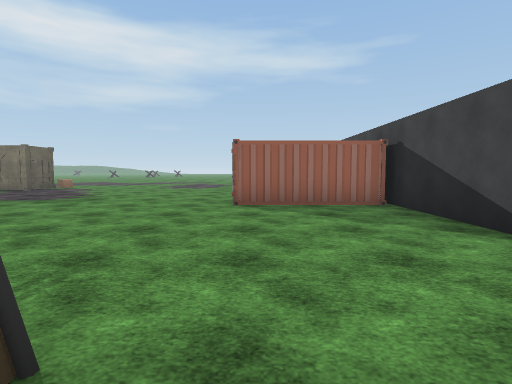
View 1 (above)

18 first-person views from a walk through a scene from a Unity 3-D project. The camera is 1.4 m above the floor, tilts 4° down and sees 80° across. The floor is counted in squares, 1.89 m on a side. Each view is taken from the middle of a square. On the plan, view 1 faces up. The plan holds only what a view shows up to about 10 squares ahead; the rest is blank. The place goes on beyond the plan. The player character is not drawn. Some surface patterns are stand-ins.

View 2
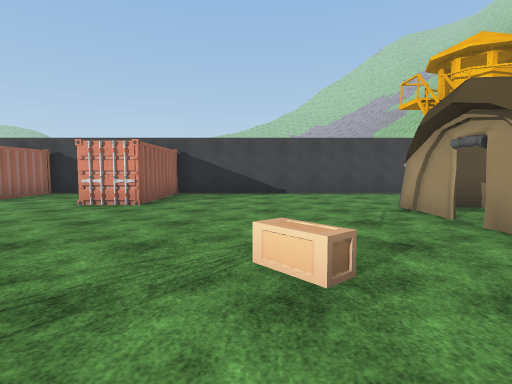

View 3
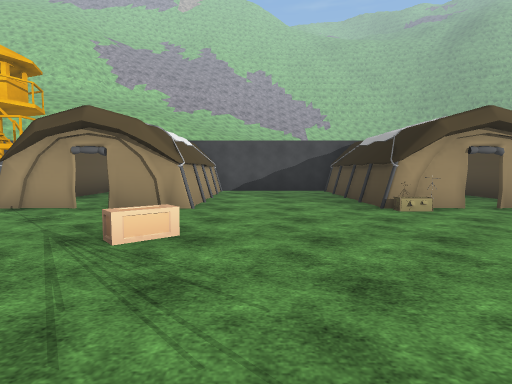

View 4
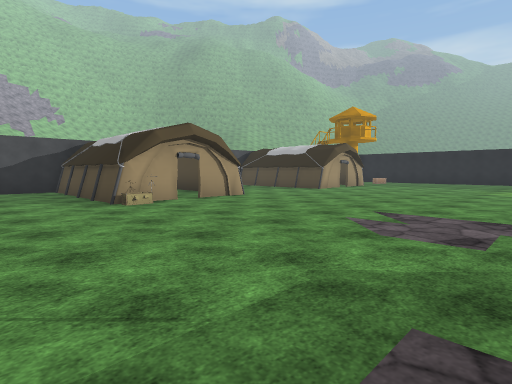

View 5
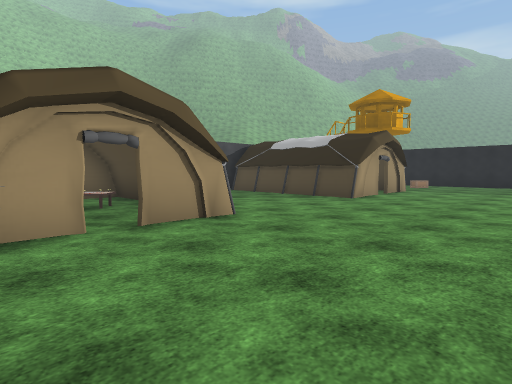

View 6
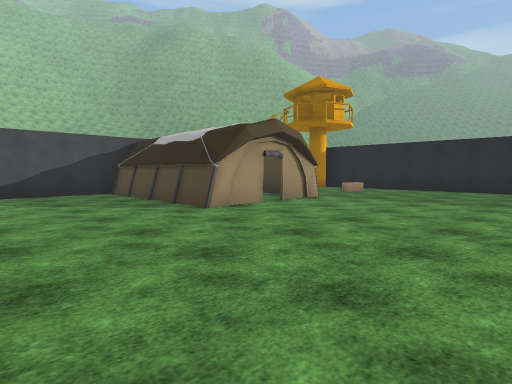

View 7
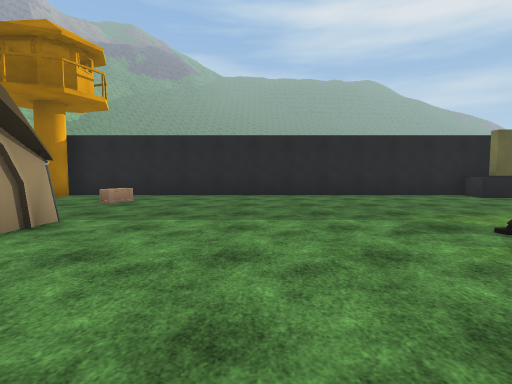

View 8
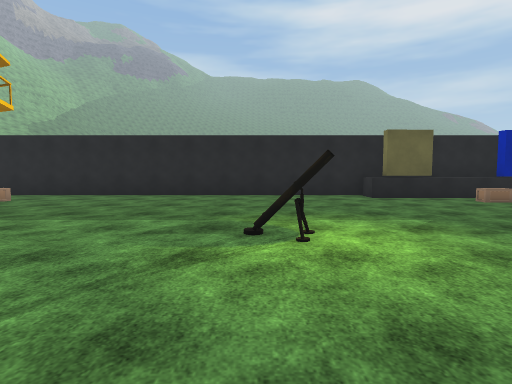

View 9
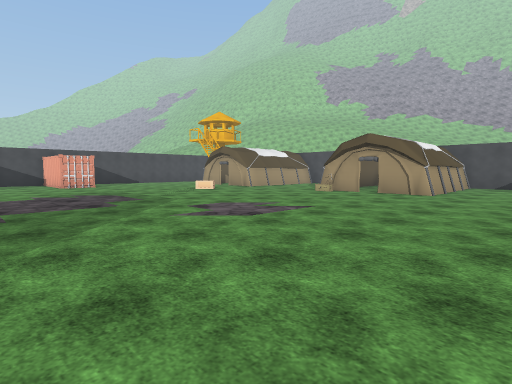

View 10
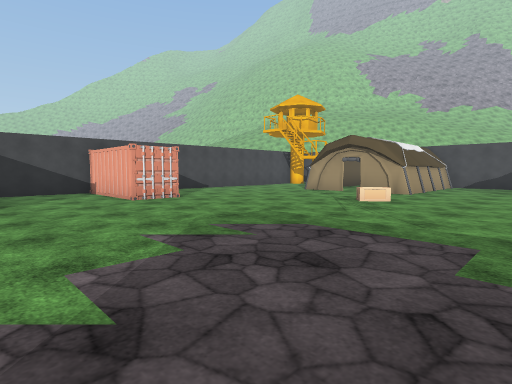

View 11
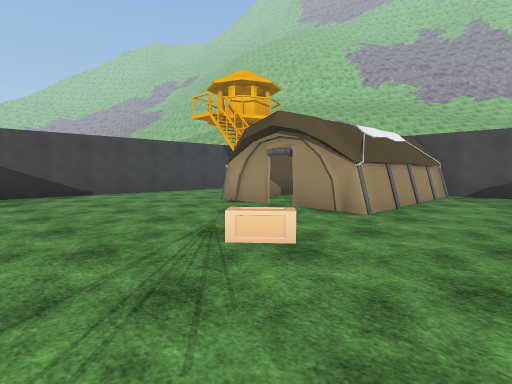

View 12
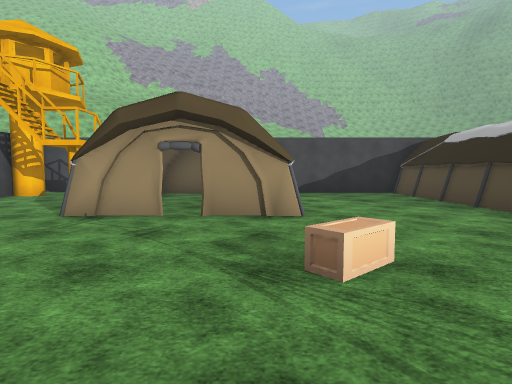

View 13
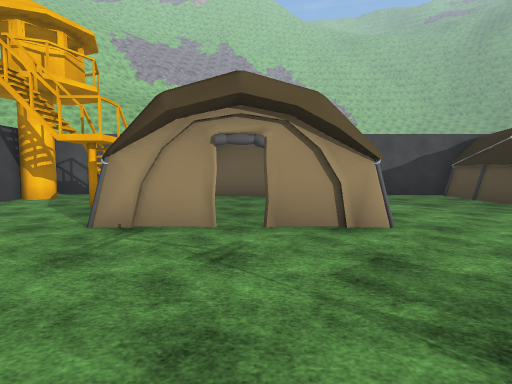

View 14
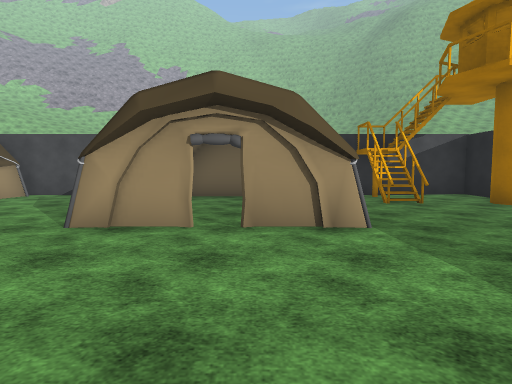

View 15
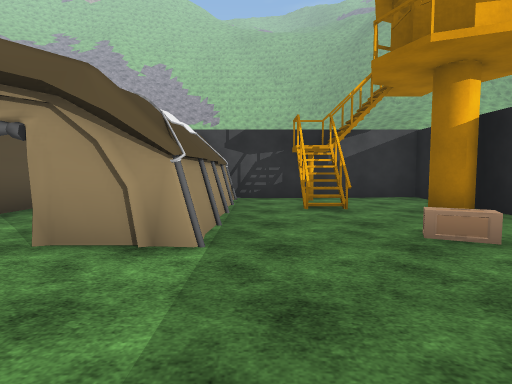

View 16
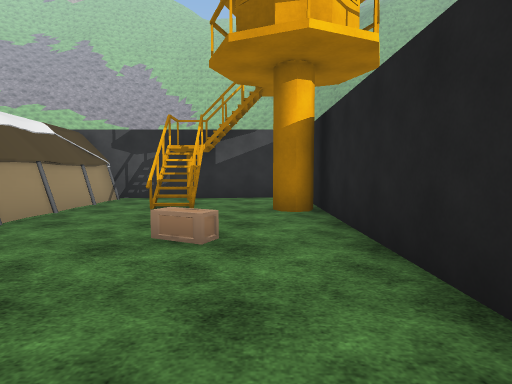

View 17
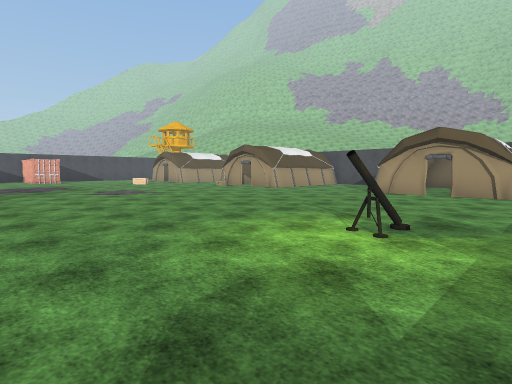

View 18
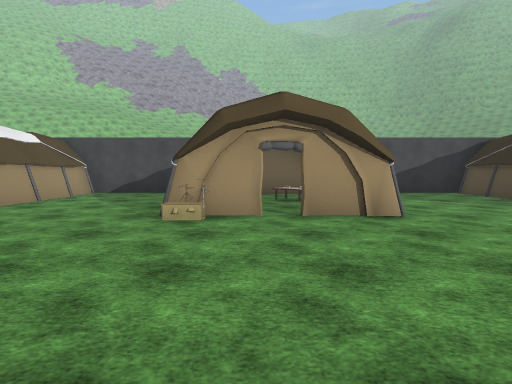

### Floor plan
Ten units are one square. View 1 is at (0, 0); x grows to the right and y downward. Boxes are objects, and circles mark ways between rooms. Rooms are numbered by the first view taken in them; rooms with no view inside come last. Other rooms are left out.
<svg viewBox="-258 -121 293 167">
<path fill="none" stroke="#000" d="M-120 -19 -115 -18M-119 -10 -109 -10M-91 -16 -86 -16M-100 -10 -87 -10M-94 -11 -91 -11 -87 -11 -88 -5M-123 2 -122 -11 -118 -11 -115 -12M-85 -11 -88 20M-87 -6 -87 2M-166 -11 -167 8M-86 6 -85 26M-175 -12 -172 -11 -168 -11 -168 -4M-173 -7 -169 -7 -168 3M-181 -10 -168 -10M-168 6 -166 26M-85 15 -87 32M-88 19 -86 37M-166 13 -168 33M-168 12 -168 20M-88 26 -89 33M-42 -10 -32 -10M-122 38 -122 32M-199 -10 -189 -10M-84 31 -84 39M-169 24 -170 33M-201 -10 -196 -11M-165 31 -165 39M-205 -11 -196 -10M-168 32 -167 38M-89 41 -45 41M-47 14 -45 -6M-45 21 -48 -11 -42 -11 -39 -12M-169 41 -119 41M-48 25 -47 19M-24 -10 -12 -10M-46 25 -45 19M-202 21 -205 -8M-18 -12 -12 -10M-16 -11 -9 -11M-44 33 -45 24M-205 26 -202 -5M-47 38 -46 32M-46 38 -47 25M-201 33 -202 24M-204 38 -202 19M-243 -116 -243 -102M-253 -115 -253 41 -201 41M15 41 30 41 30 -108M-204 33 -204 28M-243 -102 -250 -102M-121 6 -121 37 -101 37M-202 0 -202 9M-168 19 -168 9M-186 37 -171 37M-32 37 -11 37 -11 -2"/>
<rect x="-235" y="15" width="20" height="20" fill="#bbb"><title>tower</title></rect>
<rect x="-235" y="-15" width="10" height="10" fill="#bbb"><title>crate</title></rect>
<rect x="-195" y="-85" width="10" height="20" fill="#bbb"><title>other object</title></rect>
<rect x="-55" y="-45" width="10" height="20" fill="#bbb"><title>crate</title></rect>
<rect x="-5" y="5" width="10" height="30" fill="#bbb"><title>tower</title></rect>
<rect x="-5" y="-85" width="30" height="20" fill="#bbb"><title>container</title></rect>
<rect x="-5" y="-115" width="30" height="10" fill="#bbb"><title>container</title></rect>
<rect x="15" y="25" width="10" height="10" fill="#bbb"><title>tower</title></rect>
<rect x="-115" y="5" width="10" height="20" fill="#bbb"><title>table</title></rect>
<circle cx="-105" cy="-10" r="3" fill="#2a7"/>
<circle cx="-185" cy="-10" r="3" fill="#2a7"/>
<circle cx="-30" cy="-10" r="3" fill="#2a7"/>
<text x="-120" y="-50">1</text>
<text x="-110" y="10">2</text>
<text x="-190" y="10">3</text>
<text x="-30" y="20">4</text>
</svg>
Room 1 opens to room 2. Room 1 opens to room 3. Room 1 opens to room 4.

Where each view was taken, in squares from view 1:
view 1: 0 up, 0 right, facing up
view 2: 4 up, 7 left, facing right
view 3: 7 up, 6 left, facing down
view 4: 8 up, 6 left, facing down-left
view 5: 5 up, 9 left, facing down-left
view 6: 6 up, 13 left, facing down-left
view 7: 4 up, 16 left, facing left
view 8: 7 up, 16 left, facing left
view 9: 11 up, 15 left, facing down-right
view 10: 11 up, 8 left, facing down-right
view 11: 6 up, 7 left, facing down-right
view 12: 6 up, 4 left, facing down
view 13: 5 up, 3 left, facing down
view 14: 5 up, 19 left, facing down
view 15: 4 up, 21 left, facing down
view 16: 4 up, 24 left, facing down
view 17: 11 up, 21 left, facing down-right
view 18: 6 up, 10 left, facing down
